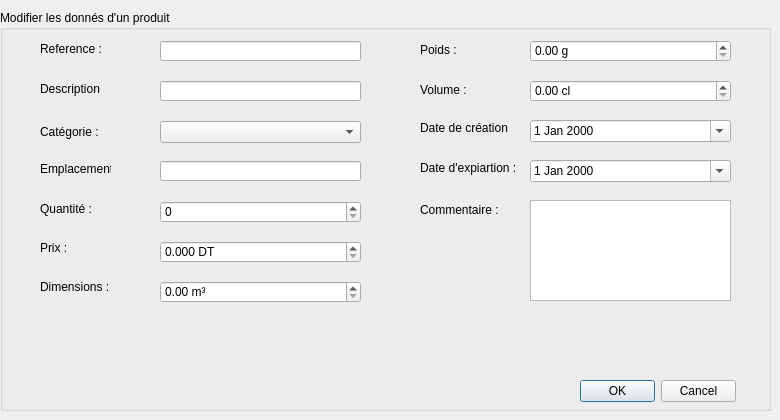
     <widget class="QWidget" name="page_modifP">
      <widget class="QGroupBox" name="groupBox_5">
       <property name="geometry">
        <rect>
         <x>0</x>
         <y>10</y>
         <width>771</width>
         <height>401</height>
        </rect>
       </property>
       <property name="title">
        <string>Modifier les donnés d'un produit</string>
       </property>
       <widget class="QLabel" name="label_25">
        <property name="geometry">
         <rect>
          <x>420</x>
          <y>30</y>
          <width>51</width>
          <height>20</height>
         </rect>
        </property>
        <property name="text">
         <string>Poids :</string>
        </property>
       </widget>
       <widget class="QLineEdit" name="le_modif_emplacement">
        <property name="geometry">
         <rect>
          <x>160</x>
          <y>151</y>
          <width>201</width>
          <height>20</height>
         </rect>
        </property>
       </widget>
       <widget class="QLabel" name="label_26">
        <property name="geometry">
         <rect>
          <x>40</x>
          <y>267</y>
          <width>71</width>
          <height>20</height>
         </rect>
        </property>
        <property name="text">
         <string>Dimensions :</string>
        </property>
       </widget>
       <widget class="QLabel" name="label_27">
        <property name="geometry">
         <rect>
          <x>420</x>
          <y>190</y>
          <width>81</width>
          <height>20</height>
         </rect>
        </property>
        <property name="text">
         <string>Commentaire :</string>
        </property>
       </widget>
       <widget class="QLabel" name="label_28">
        <property name="geometry">
         <rect>
          <x>420</x>
          <y>70</y>
          <width>47</width>
          <height>20</height>
         </rect>
        </property>
        <property name="text">
         <string>Volume :</string>
        </property>
       </widget>
       <widget class="QLineEdit" name="le_modif_reference">
        <property name="geometry">
         <rect>
          <x>160</x>
          <y>31</y>
          <width>201</width>
          <height>20</height>
         </rect>
        </property>
        <property name="readOnly">
         <bool>true</bool>
        </property>
       </widget>
       <widget class="QLineEdit" name="le_modif_description">
        <property name="geometry">
         <rect>
          <x>160</x>
          <y>71</y>
          <width>201</width>
          <height>20</height>
         </rect>
        </property>
       </widget>
       <widget class="QLabel" name="label_29">
        <property name="geometry">
         <rect>
          <x>40</x>
          <y>71</y>
          <width>61</width>
          <height>16</height>
         </rect>
        </property>
        <property name="text">
         <string>Description :</string>
        </property>
       </widget>
       <widget class="QLabel" name="label_30">
        <property name="geometry">
         <rect>
          <x>420</x>
          <y>150</y>
          <width>111</width>
          <height>16</height>
         </rect>
        </property>
        <property name="text">
         <string>Date d'expiartion :</string>
        </property>
       </widget>
       <widget class="QLabel" name="label_31">
        <property name="geometry">
         <rect>
          <x>40</x>
          <y>111</y>
          <width>61</width>
          <height>21</height>
         </rect>
        </property>
        <property name="text">
         <string>Catégorie :</string>
        </property>
       </widget>
       <widget class="QLabel" name="label_32">
        <property name="geometry">
         <rect>
          <x>420</x>
          <y>110</y>
          <width>91</width>
          <height>16</height>
         </rect>
        </property>
        <property name="text">
         <string>Date de création :</string>
        </property>
       </widget>
       <widget class="QLabel" name="label_33">
        <property name="geometry">
         <rect>
          <x>40</x>
          <y>191</y>
          <width>61</width>
          <height>16</height>
         </rect>
        </property>
        <property name="text">
         <string>Quantité :</string>
        </property>
       </widget>
       <widget class="QLabel" name="label_34">
        <property name="geometry">
         <rect>
          <x>40</x>
          <y>231</y>
          <width>47</width>
          <height>13</height>
         </rect>
        </property>
        <property name="text">
         <string>Prix :</string>
        </property>
       </widget>
       <widget class="QLabel" name="label_35">
        <property name="geometry">
         <rect>
          <x>40</x>
          <y>151</y>
          <width>71</width>
          <height>16</height>
         </rect>
        </property>
        <property name="text">
         <string>Emplacement :</string>
        </property>
       </widget>
       <widget class="QLabel" name="label_36">
        <property name="geometry">
         <rect>
          <x>40</x>
          <y>31</y>
          <width>81</width>
          <height>16</height>
         </rect>
        </property>
        <property name="text">
         <string>Reference :</string>
        </property>
       </widget>
       <widget class="QDateEdit" name="date_creation_modif">
        <property name="geometry">
         <rect>
          <x>530</x>
          <y>110</y>
          <width>201</width>
          <height>22</height>
         </rect>
        </property>
        <property name="calendarPopup">
         <bool>true</bool>
        </property>
       </widget>
       <widget class="QDateEdit" name="date_expiration_modif">
        <property name="geometry">
         <rect>
          <x>530</x>
          <y>150</y>
          <width>201</width>
          <height>22</height>
         </rect>
        </property>
        <property name="calendarPopup">
         <bool>true</bool>
        </property>
       </widget>
       <widget class="QSpinBox" name="le_modif_quantite">
        <property name="geometry">
         <rect>
          <x>160</x>
          <y>191</y>
          <width>201</width>
          <height>22</height>
         </rect>
        </property>
        <property name="prefix">
         <string/>
        </property>
        <property name="maximum">
         <number>500</number>
        </property>
       </widget>
       <widget class="QDoubleSpinBox" name="le_modif_prix">
        <property name="geometry">
         <rect>
          <x>160</x>
          <y>231</y>
          <width>201</width>
          <height>22</height>
         </rect>
        </property>
        <property name="suffix">
         <string> DT</string>
        </property>
        <property name="decimals">
         <number>3</number>
        </property>
        <property name="maximum">
         <double>9999.989999999999782</double>
        </property>
       </widget>
       <widget class="QDoubleSpinBox" name="le_modif_dimensions">
        <property name="geometry">
         <rect>
          <x>160</x>
          <y>271</y>
          <width>201</width>
          <height>22</height>
         </rect>
        </property>
        <property name="suffix">
         <string> m³</string>
        </property>
        <property name="maximum">
         <double>9999.989999999999782</double>
        </property>
       </widget>
       <widget class="QDoubleSpinBox" name="le_modif_poids">
        <property name="geometry">
         <rect>
          <x>530</x>
          <y>30</y>
          <width>201</width>
          <height>22</height>
         </rect>
        </property>
        <property name="suffix">
         <string> g</string>
        </property>
        <property name="maximum">
         <double>9999.989999999999782</double>
        </property>
       </widget>
       <widget class="QDoubleSpinBox" name="le_modif_volume">
        <property name="geometry">
         <rect>
          <x>530</x>
          <y>70</y>
          <width>201</width>
          <height>22</height>
         </rect>
        </property>
        <property name="suffix">
         <string> cl</string>
        </property>
        <property name="maximum">
         <double>9999.989999999999782</double>
        </property>
       </widget>
       <widget class="QTextEdit" name="le_modif_commentaire">
        <property name="geometry">
         <rect>
          <x>530</x>
          <y>190</y>
          <width>201</width>
          <height>101</height>
         </rect>
        </property>
       </widget>
       <widget class="QDialogButtonBox" name="button_okModif">
        <property name="geometry">
         <rect>
          <x>580</x>
          <y>370</y>
          <width>156</width>
          <height>23</height>
         </rect>
        </property>
        <property name="standardButtons">
         <set>QDialogButtonBox::Cancel|QDialogButtonBox::Ok</set>
        </property>
       </widget>
       <widget class="QComboBox" name="cb_modif_categorie">
        <property name="geometry">
         <rect>
          <x>160</x>
          <y>111</y>
          <width>201</width>
          <height>22</height>
         </rect>
        </property>
        <item>
         <property name="text">
          <string/>
         </property>
        </item>
        <item>
         <property name="text">
          <string>Hygienne des mains</string>
         </property>
        </item>
        <item>
         <property name="text">
          <string>Hygiene du linge</string>
         </property>
        </item>
        <item>
         <property name="text">
          <string>Entretien textiles et tapis</string>
         </property>
        </item>
        <item>
         <property name="text">
          <string>Entretion des sols</string>
         </property>
        </item>
        <item>
         <property name="text">
          <string>Entretion des surfaces</string>
         </property>
        </item>
        <item>
         <property name="text">
          <string>Produits désinfectants</string>
         </property>
        </item>
       </widget>
      </widget>
     </widget>
